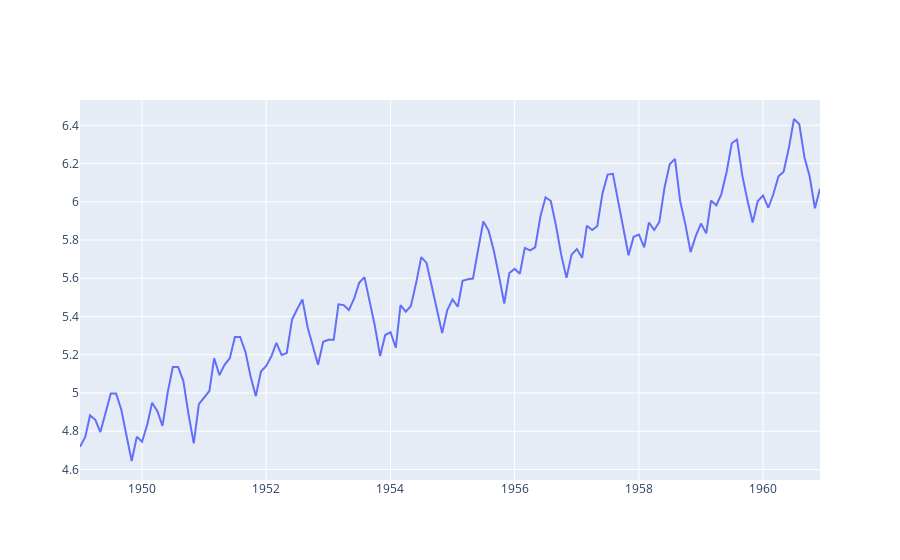

The notebook cell saved with this chart:
### Code cell
iplot(Figure(data=Scatter(x=df['date'],y=df['boxcos'])))

### Figure 1 — Plotly figure (JSON) as saved in the notebook; plotly's stock layout.template omitted (floating-point values rounded to 4 significant figures; data arrays with more than 128 entries replaced by an {"elided": "..."} marker saying what was removed)
{"data": [{"type": "scatter", "x": {"elided": "144 str values"}, "y": {"elided": "144 float values"}}], "layout": {}}
